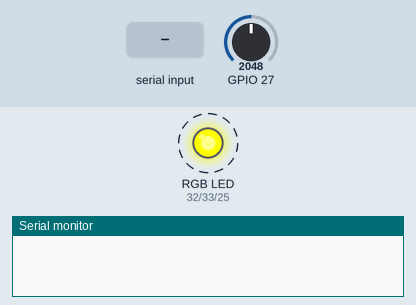
A program run on a simulated ESP32. Parts: an RGB LED mixed from three pins (HIGH = lit), the last lines printed to the serial monitor. Dashed ring = blinking. Inputs (shaded band) come from the test bench; at power-on: GPIO 27 = 2048. Dim RGB values are drawn brighter than linear.

Above: at 0.62 s.
1.3 s: "0\n" received over Serial
At 1.7 s:
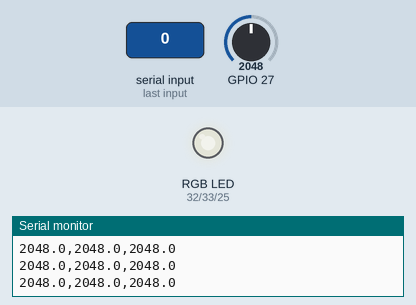
2.8 s: "90,45,200\n" received over Serial
At 3.02 s:
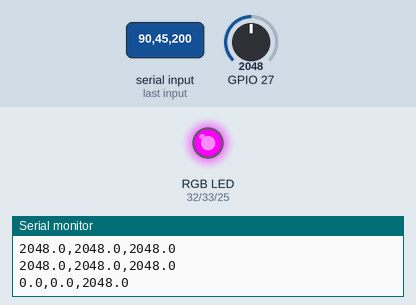
At 3.39 s:
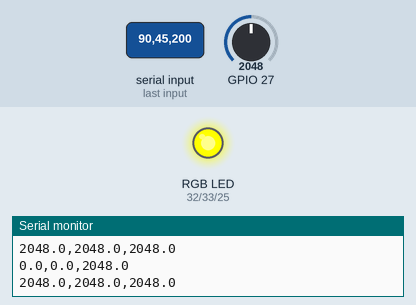
Timing chart, 0 to 11.8 s (numbered marks = the images above; inputs shaded):
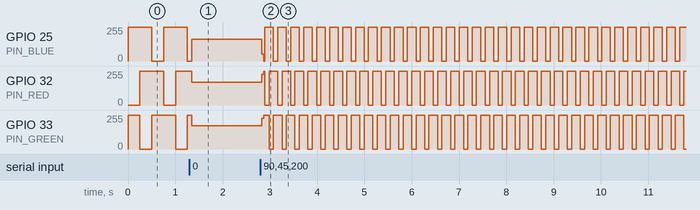

The program:

main.cpp
```cpp
#include <Arduino.h>
#include "ADC_Read.h"
#include "Comulative_AVG.h"
#include "RGB.h"

#define PIN_RED 32
#define PIN_GREEN 33
#define PIN_BLUE 25
#define RESOLUTION 12
#define VREF 3.3

ADCRead ADC(27, RESOLUTION, VREF);
AVG AVG_Red,AVG_Green,AVG_Blue;
RGB RGB1(PIN_RED,PIN_GREEN,PIN_BLUE);

uint8_t on_led_time=250;
uint8_t state=RED;
unsigned long start_time;
String data_in;

void setup() {
  Serial.begin(115200);
  start_time=millis();
  RGB1.setRGB(RED);
}

void loop() {
  if((millis() - start_time) > on_led_time){
    switch(state){
      case RED:
      AVG_Red.avg(ADC.readRaw());
      state = GREEN;
      RGB1.setRGB(GREEN);
      break;

      case GREEN:
      AVG_Green.avg(ADC.readRaw());
      state = BLUE;
      RGB1.setRGB(BLUE);
      break;

      case BLUE:
      AVG_Blue.avg(ADC.readRaw());
      state = RED;
      Serial.printf("%.1f,%.1f,%.1f\n",AVG_Red.getCurrentAvg(),AVG_Green.getCurrentAvg(),AVG_Blue.getCurrentAvg());
      RGB1.setRGB(RED);
      break;
    }
    start_time = millis();
  }

  if (Serial.available()){
    data_in = Serial.readStringUntil('\n');
    on_led_time = data_in.toInt();
    AVG_Red.resetAvg();
    AVG_Green.resetAvg();
    AVG_Blue.resetAvg();
  }
}
```

ADC_Read.h
```cpp
#ifndef _ADC_READ_h
#define _ADC_READ_h

#if defined(ARDUINO) && ARDUINO >= 100
	#include "arduino.h"
#else
	#include "WProgram.h"
#endif


class ADCRead
{
public:
	ADCRead(uint8_t pin, uint8_t bit_resolution, float ref_voltage);
	~ADCRead();
	uint16_t readRaw();
	float readVoltage();
private:
	uint8_t _pin;
	uint8_t _bit_resolution;
	float _conversion;
};

#endif
```

Comulative_AVG.h
```cpp
#ifndef _COMULATIVE_AVG_h
#define _COMULATIVE_AVG_h

#if defined(ARDUINO) && ARDUINO >= 100
	#include "arduino.h"
#else
	#include "WProgram.h"
#endif

class AVG{
public:
    AVG();
    ~AVG();
    void avg(uint16_t dato);
    void resetAvg();
    float getCurrentAvg();
private:

    float _acumulative_avg=0.0;
    float _count=0.0;
};

#endif
```

PWM_ESP32.h
```cpp
#ifndef _PWM_ESP32_h
#define _PWM_ESP32_h

#if defined(ARDUINO) && ARDUINO >= 100
	#include "arduino.h"
#else
	#include "WProgram.h"
#endif

class PWM
{
public:
	PWM();
	~PWM();
	void setup(uint8_t pin, uint8_t channel, double frequency, uint8_t bit_resolution, bool on_state = HIGH);
	void setDuty(float duty_cycle);
	void setDigitalLevel(uint32_t level);
	void setFrequency(float frequency);
	void attachPin(uint8_t pin, bool on_state = HIGH);
	void detachPin(uint8_t pin);

protected:
	uint8_t _pin;
	uint8_t _channel;
	uint32_t _digital_range;
	float _duty_cycle;
	float _frequency;
};

#endif
```

RGB.h
```cpp
#ifndef _RGB_h
#define _RGB_h

#if defined(ARDUINO) && ARDUINO >= 100
	#include "arduino.h"
#else
	#include "WProgram.h"
#endif

#include "PWM_ESP32.h"
#define RED 1
#define GREEN 2
#define BLUE 3
#define WHITE 4
#define BLACK 5

class RGB
{
public:
	RGB(uint8_t pin_red, uint8_t pin_green, uint8_t pin_blue);
	~RGB();
    void setRGB(float intensity_red,float intensity_green, float instensity_blue);
    void setRGB(byte state);
    PWM PWM_Red,PWM_Green,PWM_Blue;

private:
    uint8_t _pin_red,_pin_green,_pin_blue;
	uint8_t _bits_resolution=10;
};

#endif
```

Useful_Methods.h
```cpp
#ifndef _USEFUL_METHODS_h
#define _USEFUL_METHODS_h

#if defined(ARDUINO) && ARDUINO >= 100
	#include "arduino.h"
#else
	#include "WProgram.h"
#endif

int8_t sign(int value);
void togglePin(uint8_t pin);
void parseString(String string_in, char* delimiter, float output_array[]);
void parseString(String string_in, char* delimiter, int32_t output_array[]);
String buildString(float* data_to_string, uint8_t number_of_elements, char* delimiter);
float getMean(float data[], uint8_t size);
float getVariance(float data[], uint8_t size);

#endif
```

ADC_Read.cpp
```cpp
#include "ADC_Read.h"

ADCRead::ADCRead(uint8_t pin, uint8_t bit_resolution, float ref_voltage)
{
	_pin = pin;
	pinMode(pin, INPUT);
	_conversion = ref_voltage /(pow(2, bit_resolution) - 1);
}

ADCRead::~ADCRead()
{
}

uint16_t ADCRead::readRaw()
{
	return analogRead(_pin);
}

float ADCRead::readVoltage()
{
	return readRaw() * _conversion;
}
```

Comulative_AVG.cpp
```cpp
#include "Comulative_AVG.h"

AVG::AVG()
{
}
AVG::~AVG()
{
}

void AVG::avg(uint16_t dato)
{
    _acumulative_avg = (_acumulative_avg * (_count / (_count + 1))) + (float(dato) * (1.0 / (_count + 1.0)));
    _count = _count + 1.0;
}
void AVG::resetAvg()
{
    _acumulative_avg = 0;
    _count = 0;
}

float AVG::getCurrentAvg() //Indicar que pertenece a la clase AVG
{
    return _acumulative_avg;
}
```

PWM_ESP32.cpp
```cpp
#include "PWM_ESP32.h"

PWM::PWM()
{
}

PWM::~PWM()
{
	detachPin(_pin);
}

void PWM::setup(uint8_t pin, uint8_t channel, double frequency, uint8_t bit_resolution, bool on_state)
{
	_pin = pin;
	_channel = channel;
	_frequency = frequency;
	_digital_range = pow(2, bit_resolution) - 1;
	ledcSetup(_channel, _frequency, bit_resolution);
	attachPin(_pin, on_state);
	setDuty(0);
}

void PWM::setDuty(float duty_cycle)
{
	if (duty_cycle > 100)
		duty_cycle = 100;
	else if (duty_cycle < 0)
		duty_cycle = 0;
	setDigitalLevel((_digital_range * duty_cycle) / 100);
}

void PWM::setDigitalLevel(uint32_t level)
{
	if (level > _digital_range)
		level = _digital_range;
	_duty_cycle = (level * 100.0f) / _digital_range;
	ledcWrite(_channel, level);
}

void PWM::setFrequency(float frequency)
{
	_frequency = frequency;
	ledcWriteTone(_channel, _frequency);
}

void PWM::attachPin(uint8_t pin, bool on_state)
{
	pinMode(pin, OUTPUT);
	ledcAttachPin(pin, _channel);
	if (on_state == LOW)
		GPIO.func_out_sel_cfg[pin].inv_sel = 1;
}

void PWM::detachPin(uint8_t pin)
{
	ledcDetachPin(pin);
	GPIO.func_out_sel_cfg[pin].inv_sel = 0;
}
```

RGB.cpp
```cpp
#include "PWM_ESP32.h"
#include "RGB.h"


RGB::RGB(uint8_t pin_red, uint8_t pin_green, uint8_t pin_blue)
{
  _pin_red=pin_red;
  _pin_green=pin_green;
  _pin_blue=pin_blue;

  PWM_Red.setup(_pin_red, 1, 10000, _bits_resolution, true);
	PWM_Green.setup(_pin_green, 2, 10000, _bits_resolution, true);
  PWM_Blue.setup(_pin_blue, 3, 10000, _bits_resolution, true);

}

RGB::~RGB()
{

}
void RGB::setRGB(float intensity_red,float intensity_green, float instensity_blue)
{

    PWM_Red.setDuty(intensity_red);
    PWM_Green.setDuty(intensity_green);
    PWM_Blue.setDuty(instensity_blue);

}

void RGB::setRGB(byte state){
    switch (state)
  {
  case RED:
    setRGB(0,100,100);
    break;
  case GREEN:
    setRGB(100,0,100);
    break;
  case BLUE:
    setRGB(100,100,0);
    break;
  case WHITE:
    setRGB(0,0,0);
    break;
  case BLACK:
    setRGB(100,100,100);

    break;
  default:
    break;
  }
}
```

Useful_Methods.cpp
```cpp
#include "Useful_Methods.h"

int8_t sign(int value)
{
	if (value == 0)
		return 0;
	if (value < 0)
		return -1;
	return 1;
}

void togglePin(uint8_t pin)
{
	digitalWrite(pin, !digitalRead(pin));
}

void parseString(String string_in, char* delimiter, float output_array[])
{
	char str[sizeof(string_in) * 8]; //Create an array to store the input string
	string_in.toCharArray(str, (sizeof(str) * 8)); //Convert the input data to CharArray
	char* pch; //create buffer
	pch = strtok(str, delimiter); //begin parsing the values
	uint8_t i = 0;
	while (pch != NULL)
	{
		output_array[i] = atof(pch);
		pch = strtok(NULL, delimiter);
		i++;
	}
}

void parseString(String string_in, char* delimiter, int32_t output_array[])
{
	char str[sizeof(string_in) * 8]; //Create an array to store the input string
	string_in.toCharArray(str, (sizeof(str) * 8)); //Convert the input data to CharArray
	char* pch; //create buffer
	pch = strtok(str, delimiter); //begin parsing the values
	uint8_t i = 0;
	while (pch != NULL)
	{
		output_array[i] = atof(pch);
		pch = strtok(NULL, delimiter);
		i++;
	}
}

String buildString(float* data_to_string, uint8_t number_of_elements, char* delimiter)
{
	String payload = "";
	uint8_t i;
	for (i = 0; i < number_of_elements; i++)
	{
		payload += String(data_to_string[i],3);
		payload += delimiter;
	}
	payload.setCharAt(payload.length() - 1, '\r');
	return payload;
}

float getMean(float data[], uint8_t size)
{
	uint8_t i;
	float mean = 0;
	for (i = 0; i < size; i++)
		mean = mean + data[i];
	mean = mean / size;
	return mean;
}

float getVariance(float data[], uint8_t size)
{
	uint8_t i;
	float variance = 0;
	float mean = getMean(data, size);
	for (i = 0; i < size; i++)
		variance = variance + pow(mean - data[i], 2);
	return variance / size;
}
```

Measured:
- after the input at 2.8 s, GPIO 25 (PIN_BLUE): 163/255 → 50/255 at once, then moves between 0/255 and 255/255, repeating every 0.82 s; GPIO 32 (PIN_RED): 172/255 → 230/255 at once, then moves between 0/255 and 255/255, repeating every 4.1 s; GPIO 33 (PIN_GREEN): 173/255 → 230/255 at once, then moves between 0/255 and 255/255, repeating every 0.82 s
